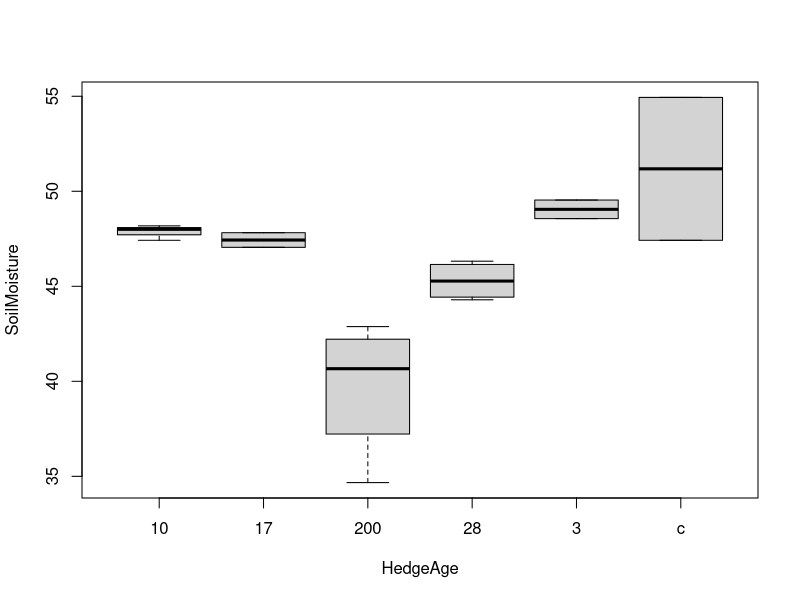
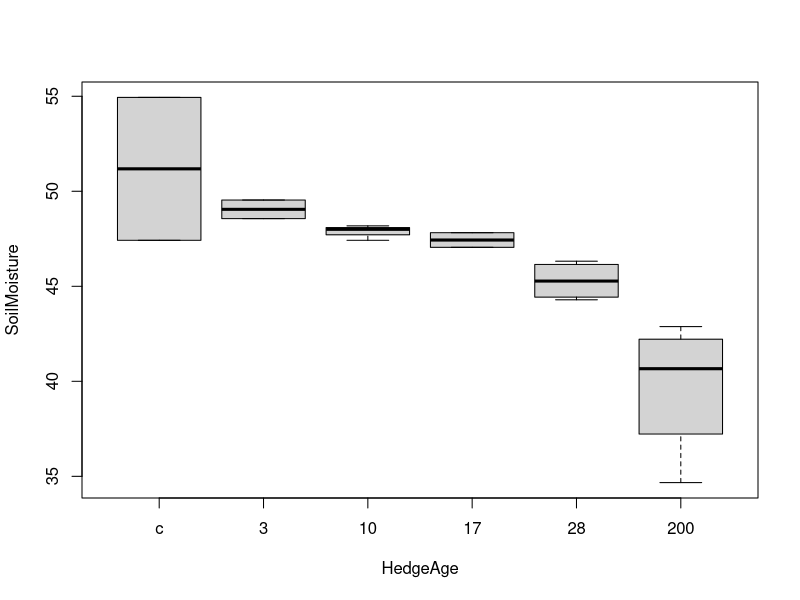
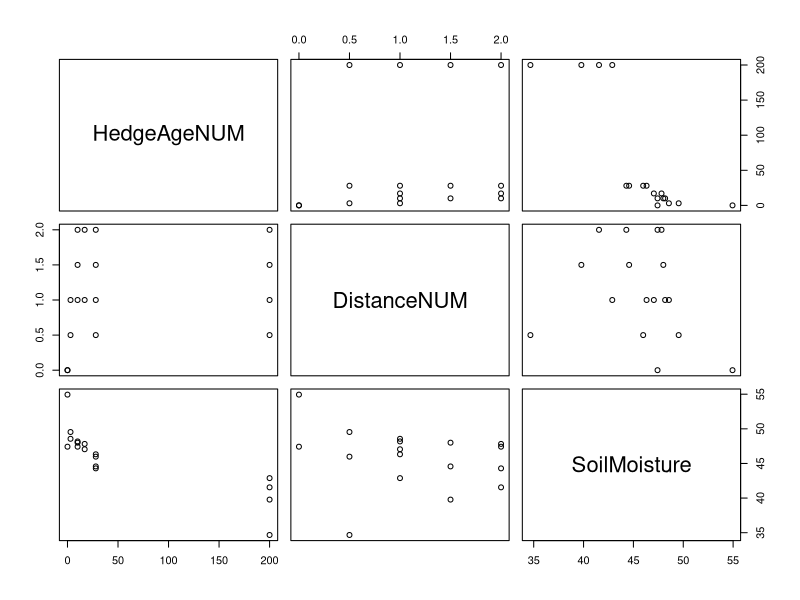

Generate these figures, in order, with R: (Note: this script raises an error after producing the figures.)
HedgeAge=c("c", "c", 3, 28, 200, 3, 10, 17, 28, 200, 10, 28, 200, 10, 17, 28, 200)
Distance=c("c", "c", 0.5, 0.5, 0.5, 1, 1, 1, 1, 1, 1.5, 1.5, 1.5, 2, 2, 2, 2)
SoilMoisture=c(54.94, 47.42, 49.54, 45.98, 34.67, 48.56, 48.18, 47.05, 46.32, 42.88, 48, 44.57, 39.78, 47.42, 47.82, 44.29, 41.55)

df <- data.frame(HedgeAge,SoilMoisture)
df$HedgeAge <- as.character(df$HedgeAge)
str(df)

boxplot(SoilMoisture~HedgeAge, data=df)
df$HedgeAge <- factor(df$HedgeAge, levels=c("c", "3", "10", "17", "28", "200"))
boxplot(SoilMoisture~HedgeAge, data=df)                     

#One-way Anova test
AgeMoisture.aov <- aov(SoilMoisture~HedgeAge, data=df)
summary(AgeMoisture.aov)

#Post-hoc Test Tukey kramer
AgeMoisture.Tukey <- TukeyHSD(AgeMoisture.aov, conf.level=.90)
AgeMoisture.Tukey


#multiple regression
HedgeAgeNUM = c(0, 0, 3, 28, 200, 3, 10, 17, 28, 200, 10, 28, 200, 10, 17, 28, 200)
DistanceNUM = c(0, 0, 0.5, 0.5, 0.5, 1, 1, 1, 1, 1, 1.5, 1.5, 1.5, 2, 2, 2, 2)
SoilMoisture = c(54.94, 47.42, 49.54, 45.98, 34.67, 48.56, 48.18, 47.05, 46.32, 42.88, 48, 44.57, 39.78, 47.42, 47.82, 44.29, 41.55)
                 
df <- data.frame(HedgeAgeNUM, DistanceNUM, SoilMoisture)                  

plot(df)    

mReg <- lm(SoilMoisture~HedgeAgeNUM+DistanceNUM, data=df)
summary(mReg)

summary(lm(SoilMoisture~HedgeAgeNUM, data=df))
cor(SoilMoisture,HedgeAgeNUM)

#cor with SOM?
PercentSOM = c(6.39453046450837, 5.37365177195685, 6.67205822887185, 8.10313075506448, 6.27522935779814, 6.30562393486086, 6.07625099285149, 7.23684210526317, 6.1839830996735, 6.19999999999997, 6.05095541401275, 5.81331377223547, 5.73977118479735, 8.13771517996864, 5.58733790999236, 6.70076726342712, 6.24883764180767)

cor(SoilMoisture, PercentSOM)
summary(lm(SoilMoisture ~ PercentSOM))

#cor with RLDs
cor(SoilMoisture, diamMore2)
summary(lm(SoilMoisture ~ diamMore2+diamLess2))
cor(SoilMoisture, diamLess2)
summary(lm(SoilMoisture ~ diamLess2))

#cor with BD
cor(SoilMoisture, BulkDensity)
summary(lm(SoilMoisture ~ BulkDensity))
